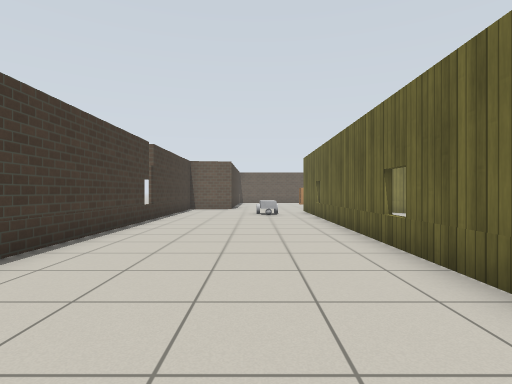
View 1 (above)

18 first-person views from a walk through a robot-simulator world made for Gazebo. The camera is 0.9 m above the floor, looks level and sees 80° across. The floor is counted in squares, 1 m on a side. Each view is taken from the middle of a square. On the plan, view 1 faces up. The plan holds only what a view shows up to about 11 squares ahead; the rest is blank. Robots are left out. Simple patterns stand in for the simulator's built-in surfaces.

View 2
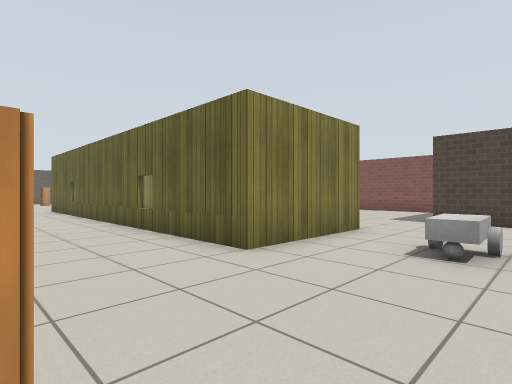

View 3
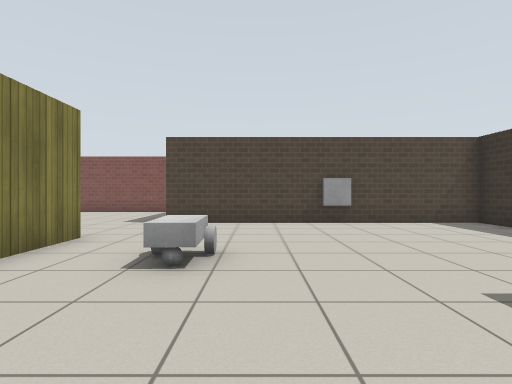

View 4
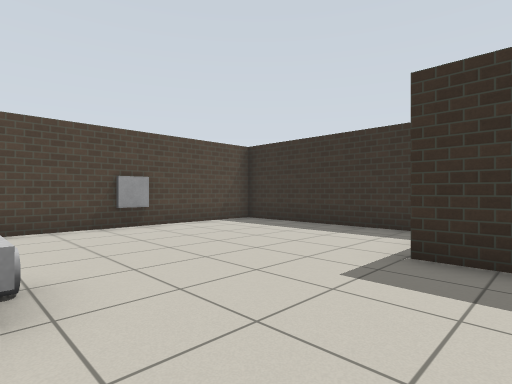

View 5
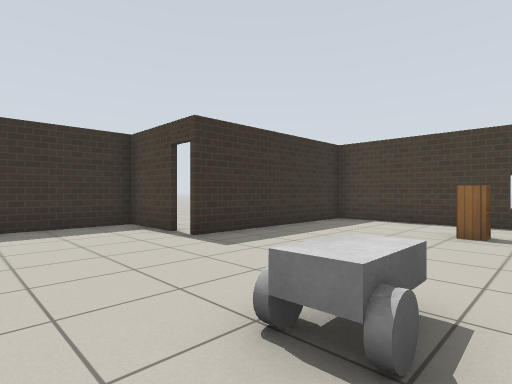

View 6
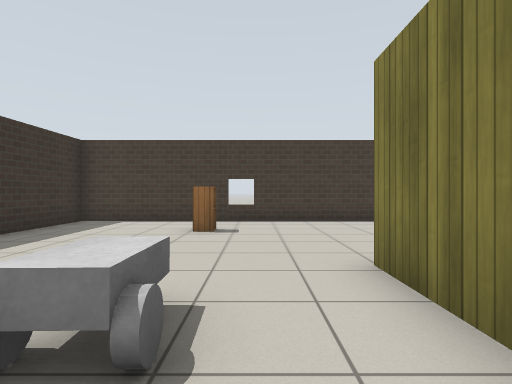

View 7
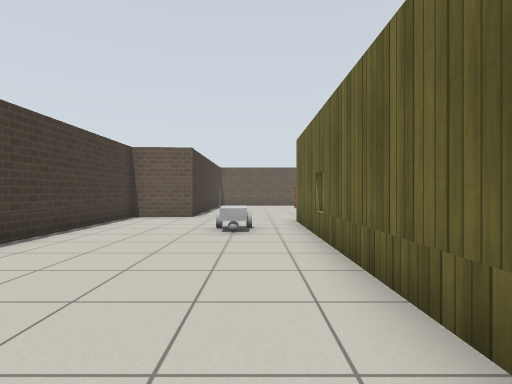

View 8
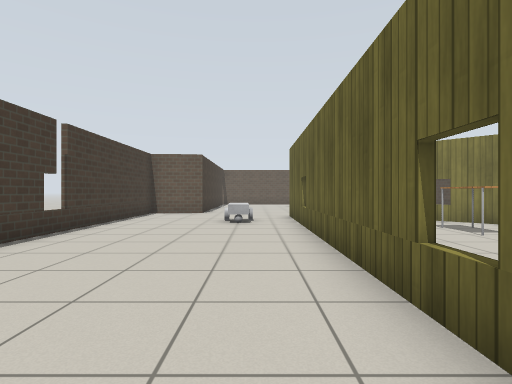

View 9
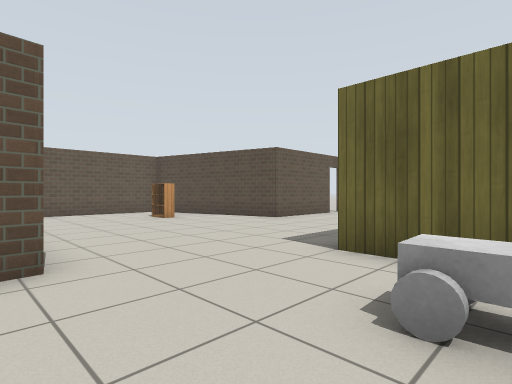

View 10
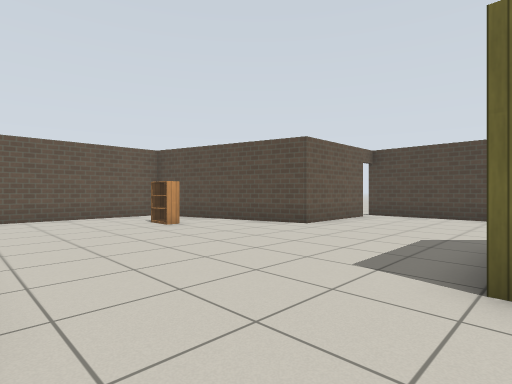

View 11
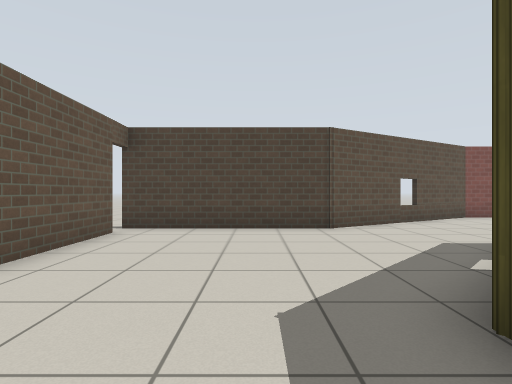

View 12
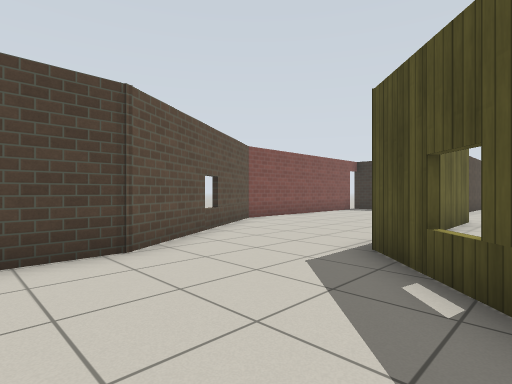

View 13
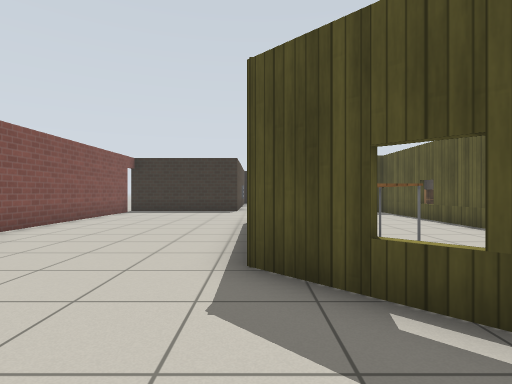

View 14
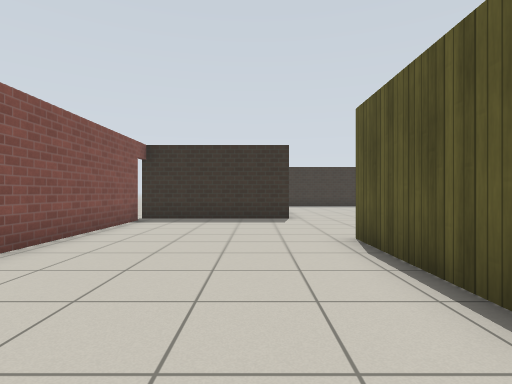

View 15
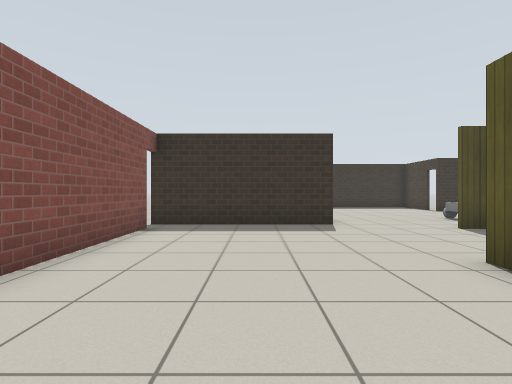

View 16
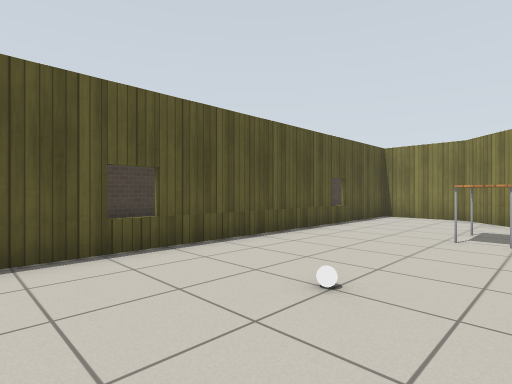

View 17
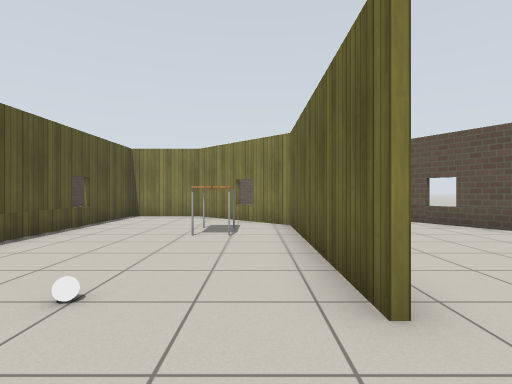

View 18
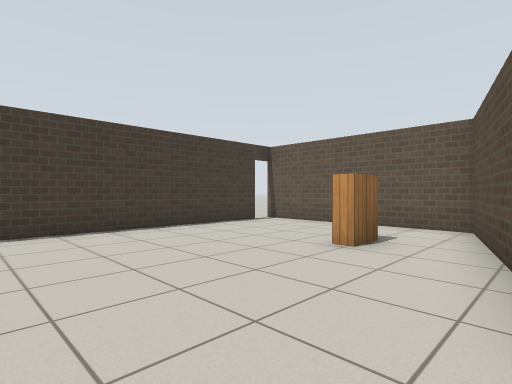

### Floor plan
Ten units are one square. View 1 is at (0, 0); x grows to the right and y downward. Boxes are objects, and circles mark ways between rooms. Rooms are numbered by the first view taken in them; rooms with no view inside come last. Other rooms are left out.
<svg viewBox="-39 -256 183 346">
<path fill="none" stroke="#000" d="M60 -15 23 -15 23 -145M24 62 24 85 89 85 89 46M89 36 89 -6M-12 -160 -34 -158 -34 54 25 54M62 -132 81 -113M98 -192 62 -192 46 -251 -15 -251M-13 -243 -13 -176M112 -130 106 -141 106 -194M79 -51 79 -113 49 -143 27 -143M81 -88 81 -51M54 -16 60 -16M89 -6 139 -6M24 -140 24 -34M137 -14 137 -86 112 -130"/>
<rect x="-15" y="5" width="10" height="10" fill="#bbb"><title>cabinet</title></rect>
<rect x="-5" y="-135" width="20" height="20" fill="#bbb"><title>cart</title></rect>
<rect x="35" y="5" width="10" height="10" fill="#bbb"><title>cart</title></rect>
<rect x="25" y="-225" width="10" height="10" fill="#bbb"><title>bookshelf</title></rect>
<rect x="45" y="-65" width="10" height="10" fill="#bbb"><title>white ball</title></rect>
<rect x="55" y="-105" width="10" height="20" fill="#bbb"><title>table</title></rect>
<circle cx="-5" cy="-142" r="3" fill="#2a7"/>
<circle cx="70" cy="-10" r="3" fill="#2a7"/>
<circle cx="95" cy="-120" r="3" fill="#2a7"/>
<text x="20" y="-10">1</text>
<text x="40" y="-180">2</text>
<text x="70" y="-70">3</text>
</svg>
Room 1 opens to room 2. Room 1 opens to room 3. Room 2 opens to room 3.

Where each view was taken, in squares from view 1:
view 1: 0 up, 0 right, facing up
view 2: 2 down, 1 left, facing up-right
view 3: 2 down, 0 right, facing right
view 4: 1 down, 1 right, facing down-right
view 5: 0 up, 6 right, facing down-left
view 6: 0 up, 6 right, facing left
view 7: 5 up, 1 right, facing up
view 8: 3 up, 1 right, facing up
view 9: 12 up, 2 left, facing up-right
view 10: 14 up, 1 left, facing up-right
view 11: 16 up, 3 right, facing right
view 12: 16 up, 6 right, facing down-right
view 13: 15 up, 8 right, facing down
view 14: 11 up, 10 right, facing down
view 15: 9 up, 11 right, facing down
view 16: 3 up, 7 right, facing up-left
view 17: 3 up, 7 right, facing up
view 18: 17 up, 6 right, facing up-left
